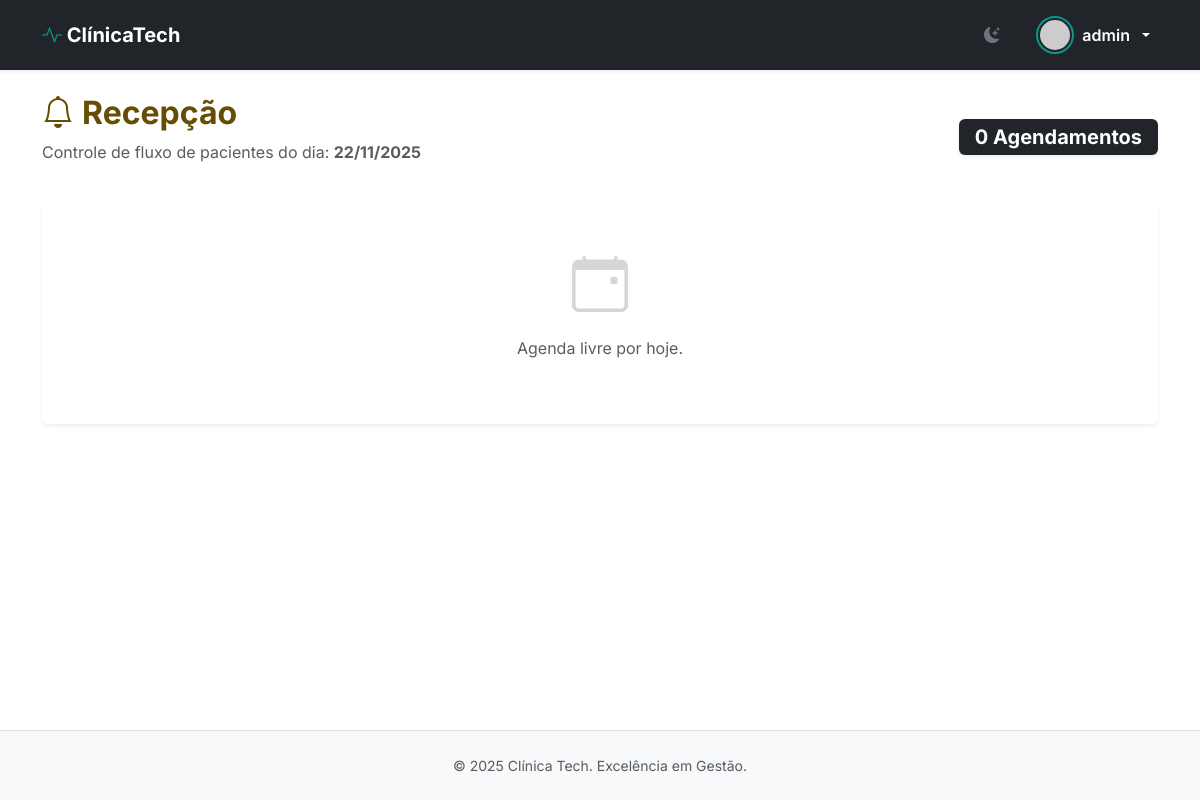
The app's page /recepcao/ (signed in), older data.
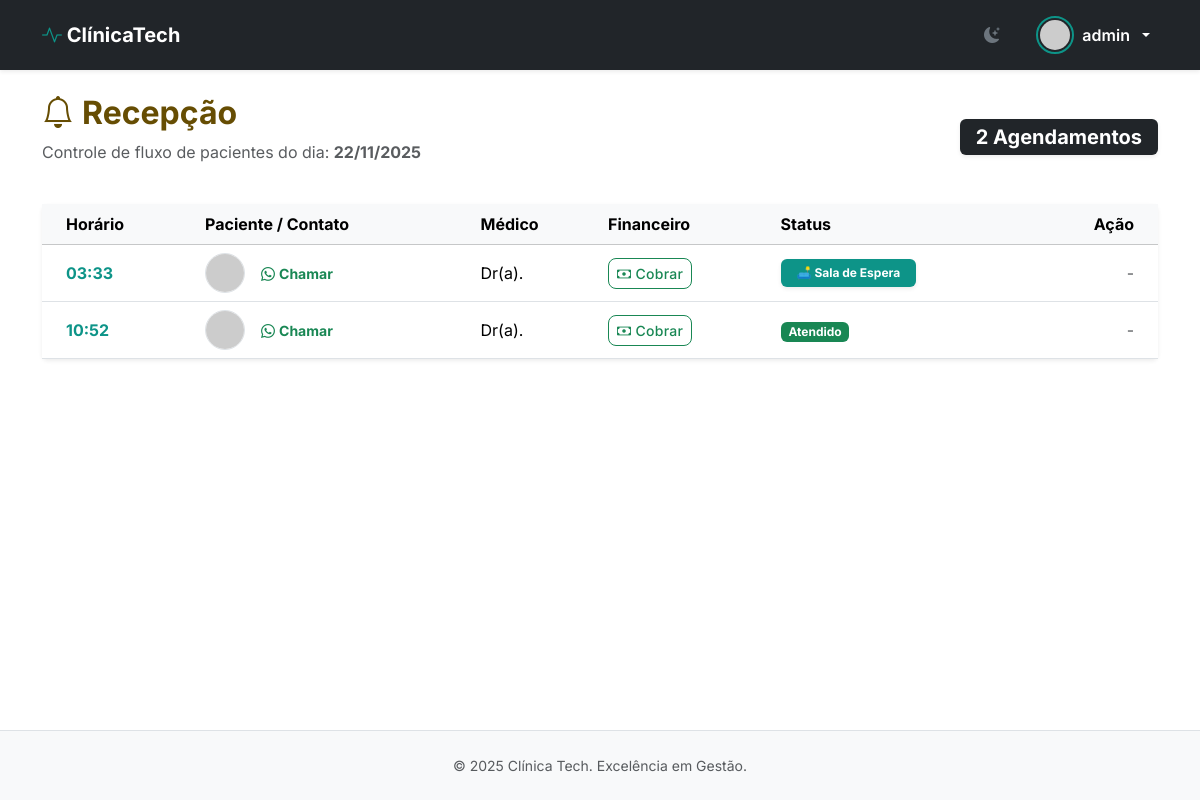
The same page, newer data.
### core/models.py (models this page shows, shortened)
class Agendamento(models.Model):
    STATUS_CHOICES = (
        ('AGENDADO', 'Agendado'),
        ('AGUARDANDO', 'Na Sala de Espera'),
        ('CANCELADO', 'Cancelado'),
        ('REALIZADO', 'Realizado'),
    )
    medico = models.ForeignKey(Medico, on_delete=models.CASCADE, related_name='agenda')
    paciente = models.ForeignKey(Paciente, on_delete=models.CASCADE, related_name='consultas')
    data_horario = models.DateTimeField('Data e Hora')
    status = models.CharField(max_length=10, choices=STATUS_CHOICES, default='AGENDADO')
    valor = models.DecimalField('Valor da Consulta', max_digits=10, decimal_places=2, default=200.00)
    pago = models.BooleanField('Está Pago?', default=False)
    observacoes = models.TextField('Observações', blank=True, null=True)
    avaliacao = models.IntegerField('Avaliação (1-5)', blank=True, null=True)
    comentario_paciente = models.TextField('Comentário', blank=True, null=True)
    criado_em = models.DateTimeField(auto_now_add=True)
    atualizado_em = models.DateTimeField(auto_now=True)
    class Meta:
        ordering = ['data_horario']
        verbose_name = 'Agendamento'
        verbose_name_plural = 'Agendamentos'

### core/views.py (the view)
# urls.py: path('recepcao/', views.painel_recepcao, name='painel_recepcao'),
@login_required
def painel_recepcao(request):
    if request.user.tipo != 'RECEPCAO' and not request.user.is_superuser:
        messages.error(request, "Acesso restrito.")
        return redirect('home')
    hoje = timezone.now().date()
    agendamentos = Agendamento.objects.filter(data_horario__date=hoje).order_by('data_horario')
    return render(request, 'painel_recepcao.html', {'agendamentos': agendamentos})

### core/models.py (called while the page is built)
    def whatsapp_link(self):
        if not self.telefone:
            return None
        numeros = ''.join(filter(str.isdigit, self.telefone))
        if len(numeros) < 10:
            return None
        if not numeros.startswith('55'):
            numeros = f"55{numeros}"
        return f"https://wa.me/{numeros}"

### core/templates/painel_recepcao.html (shortened to what the changed rows need)
{% extends 'base.html' %}
{% block content %}
    <div class="d-flex justify-content-between align-items-center mb-4">
        <div>
            <h2 class="fw-bold text-warning-emphasis"><i class="bi bi-bell me-2"></i>Recepção</h2>
            <p class="text-muted">Controle de fluxo de pacientes do dia: <strong>{% now "d/m/Y" %}</strong></p>
        </div>
        <div class="badge bg-dark fs-5 px-3 py-2 shadow-sm">
            {{ agendamentos.count }} Agendamentos
        </div>
    </div>
    <div class="card shadow-sm border-0">
        <div class="card-body p-0">
            {% if agendamentos %}
            <div class="table-responsive">
                <table class="table table-hover align-middle mb-0">
                    <thead class="table-light">
                        <tr>
                            <th class="ps-4">Horário</th>
                            <th>Paciente / Contato</th>
                            <th>Médico</th>
                            <th>Financeiro</th>
                            <th>Status</th>
                            <th class="text-end pe-4">Ação</th>
                        </tr>
                    </thead>
                    <tbody>
                        {% for agenda in agendamentos %}
                        <tr>
                            <td class="ps-4 fw-bold text-primary">{{ agenda.data_horario|date:"H:i" }}</td>
                            <td>
                                <div class="d-flex align-items-center">
                                    {% if agenda.paciente.usuario.foto %}
                                        <img src="{{ agenda.paciente.usuario.foto.url }}" class="rounded-circle me-3 border" width="40" height="40" style="object-fit: cover;">
                                    {% else %}
                                        <img src="https://ui-avatars.com/api/?name={{ agenda.paciente.usuario.username }}" class="rounded-circle me-3 border" width="40">
                                    {% endif %}
                                    <div>
                                        {% if agenda.paciente.whatsapp_link %}
                                            <a href="{{ agenda.paciente.whatsapp_link }}?text=Olá, confirmamos sua consulta na Clínica Tech?"
                                               target="_blank" class="text-decoration-none text-success small fw-bold">
                                               <i class="bi bi-whatsapp me-1"></i>Chamar
                                            </a>
                                        {% else %}
                                            <small class="text-muted">Sem telefone</small>
                                        {% endif %}
                                    </div>
                                </div>
                            </td>
                            <td>Dr(a). {{ agenda.medico.usuario.first_name }}</td>
                            <td>
                                {% if agenda.pago %}
                                    <span class="badge bg-success-subtle text-success-emphasis border border-success-subtle">
                                        <i class="bi bi-check2-all me-1"></i>Pago
                                    </span>
                                {% else %}
                                    <a href="{% url 'receber_pagamento' agenda.id %}"
                                       class="btn btn-sm btn-outline-success"
                                       onclick="return confirm('Confirmar recebimento de R$ {{ agenda.valor }}?')">
                                        <i class="bi bi-cash"></i> Cobrar
                                    </a>
                                {% endif %}
                            </td>
                            <td>
                                {% if agenda.status == 'AGENDADO' %}
                                    <span class="badge bg-warning text-dark border border-warning">🏠 Em Casa</span>
                                {% elif agenda.status == 'AGUARDANDO' %}
                                    <span class="badge bg-primary shadow-sm px-3 py-2">🛋️ Sala de Espera</span>
                                {% elif agenda.status == 'REALIZADO' %}
                                    <span class="badge bg-success">Atendido</span>
                                {% else %}
                                    <span class="badge bg-danger">Cancelado</span>
                                {% endif %}
                            </td>
                            <td class="text-end pe-4">
                                {% if agenda.status == 'AGENDADO' %}
                                    <a href="{% url 'confirmar_presenca' agenda.id %}" class="btn btn-sm btn-primary fw-bold shadow-sm">
                                        <i class="bi bi-bell-fill me-1"></i> Chegou
                                    </a>
                                {% else %}
                                    <span class="text-muted">-</span>
                                {% endif %}
                            </td>
                        </tr>
                        {% endfor %}
                    </tbody>
                </table>
            </div>
            {% else %}
                <div class="text-center py-5">
                    <i class="bi bi-calendar-event display-4 text-muted opacity-25"></i>
                    <p class="mt-3 text-muted">Agenda livre por hoje.</p>
                </div>
            {% endif %}
        </div>
    </div>
{% endblock %}

Row changes from the older to the newer data that the page shows:
added Agendamento: data_horario "03:33", status "🛋️ Sala de Espera"
added Agendamento: data_horario "10:52", status "Atendido"
Text that changed along with them:
{{ agendamentos.count }}: "0" → "2"
text no longer shown: "Agenda livre por hoje."
text now shown: "Horário Paciente / Contato Médico Financeiro Status Ação"
